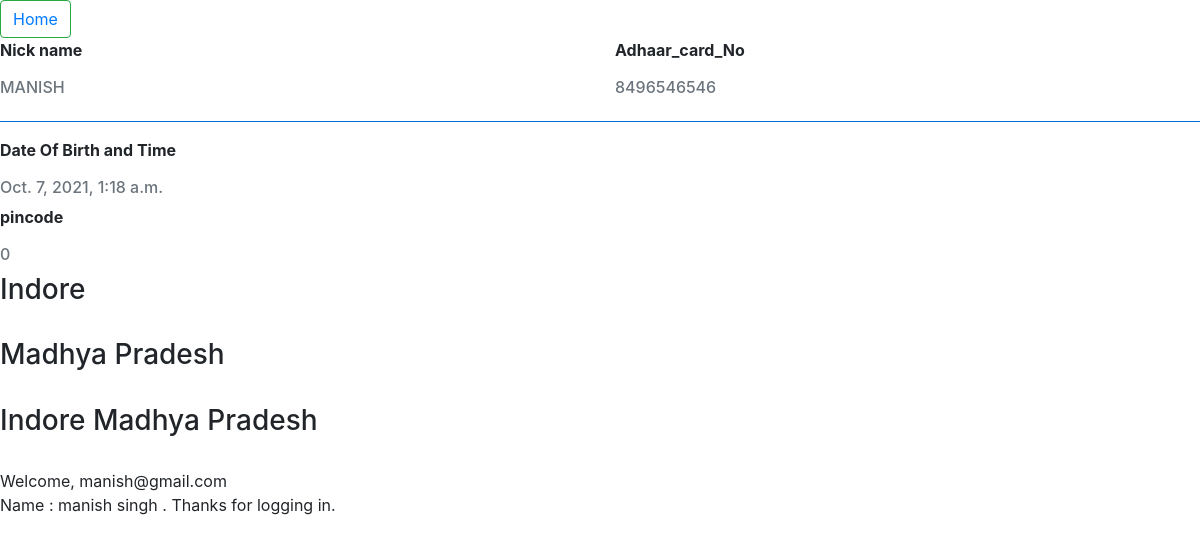
The page /next/ (signed in) on the database its author committed.
### app1/models.py (models this page shows)
class Profile(models.Model):
    profile_id=models.OneToOneField(User,on_delete=models.CASCADE)
    Nnikename=models.CharField(max_length=32)
    Adhaar_card_No = models.IntegerField()
    Birth_Date= models.DateTimeField()
    address = models.CharField(max_length=500, default='Indore Madhya Pradesh ')
    pincode = models.IntegerField(default=0)
    city=models.CharField(max_length=200,default= 'Indore ')
    state=models.CharField(max_length=300,default='Madhya Pradesh')

### app1/views.py (the view)
# urls.py: path('next/',views.next,name='next_user'),
def next(request):
    upObj = Profile.objects.filter(profile_id=request.user)
    return render(request, "next.html", {'upObj': upObj})

### app1/templates/next.html (shortened to what this page needs)
{% extends 'index.html' %}
        {% block 'contact' %}
        <button type="button" class="btn btn-outline-success logout">
            <a href="/" style="text-decoration: none">Home</a>
        </button>
        <form method="post">
                {% for i in upObj %}
                    <div class="row ">
                        <div class="col-sm-6">
                            <p class="font-weight-bold">Nick name</p>
                            <h6 class="text-muted">{{i.Nnikename | upper}}</h6>
                        </div>
                        <div class="col-sm-6">
                            <p class="font-weight-bold">Adhaar_card_No</p>
                            <h6 class="text-muted">{{i.Adhaar_card_No  | upper}}</h6>
                        </div>
                    </div>
                    <hr class="bg-primary">
                    <div class="row">
                        <div class="col-sm-6">
                            <p class="font-weight-bold">Date Of Birth  and Time  </p>
                            <h6 class="text-muted">{{i.Birth_Date}}</h6>
                        </div>
                    </div>
                    <div class="row">
                        <div class="col-sm-6">
                            <p class="font-weight-bold">pincode   </p>
                            <h6 class="text-muted">{{ i.pincode }}</h6>
                        </div>
                    </div>
                    <h3> {{ i.city }} </h3><br>
                    <h3> {{ i.state }} </h3><br>
                    <h3> {{ i.address }} </h3><br>
                {% endfor %}
            </form>
        {% endblock %}

### app1/templates/index.html (shortened to what this page needs)
{% load static %}
<!DOCTYPE html>
<html lang="en">
<head>
    <link rel="stylesheet" href="https://maxcdn.bootstrapcdn.com/bootstrap/4.5.2/css/bootstrap.min.css">
</head>
<body>
 {% block 'contact' %}{% endblock %}
{% if user.is_authenticated %}
<p>Welcome, {{ user.get_username }}<br> Name : {{ user.get_full_name }} {{ user.get_first_name }}. Thanks for logging in.</p>
{% else %}
<p>Welcome, new user. Please log in.</p>
{% endif %}
</body>
</html>

### rows shown on the page
Profile: Nnikename "MANISH", Adhaar_card_No "8496546546", Birth_Date "Oct. 7, 2021, 1:18 a.m.", pincode "0", city "Indore", state "Madhya Pradesh", address "Indore Madhya Pradesh"

### other values the page prints
{{ user.get_username }} "manish@gmail.com"
{{ user.get_full_name }} "manish singh"
